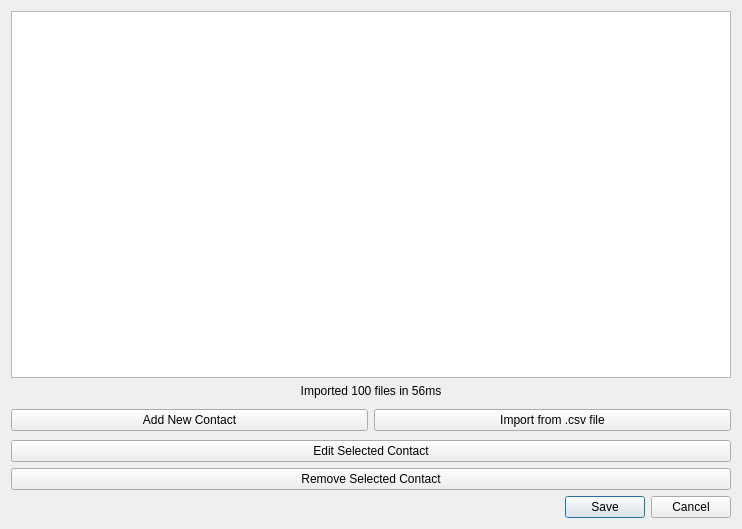
<?xml version="1.0" encoding="UTF-8"?>
<ui version="4.0">
 <class>ContactManager</class>
 <widget class="QWidget" name="ContactManager">
  <property name="windowModality">
   <enum>Qt::ApplicationModal</enum>
  </property>
  <property name="geometry">
   <rect>
    <x>0</x>
    <y>0</y>
    <width>742</width>
    <height>529</height>
   </rect>
  </property>
  <property name="windowTitle">
   <string>Add Contacts</string>
  </property>
  <layout class="QVBoxLayout" name="verticalLayout_3">
   <item>
    <layout class="QFormLayout" name="formLayout_4">
     <item row="0" column="0" colspan="2">
      <widget class="QTableView" name="tableView"/>
     </item>
    </layout>
   </item>
   <item>
    <widget class="QLabel" name="label_status">
     <property name="text">
      <string>Imported 100 files in 56ms</string>
     </property>
     <property name="alignment">
      <set>Qt::AlignCenter</set>
     </property>
    </widget>
   </item>
   <item>
    <layout class="QHBoxLayout" name="horizontalLayout_2">
     <property name="topMargin">
      <number>5</number>
     </property>
     <property name="bottomMargin">
      <number>3</number>
     </property>
     <item>
      <widget class="QPushButton" name="button_addnew">
       <property name="text">
        <string>Add New Contact</string>
       </property>
      </widget>
     </item>
     <item>
      <widget class="QPushButton" name="button_importcsv">
       <property name="text">
        <string>Import from .csv file</string>
       </property>
      </widget>
     </item>
    </layout>
   </item>
   <item>
    <widget class="QPushButton" name="button_edit">
     <property name="text">
      <string>Edit Selected Contact</string>
     </property>
    </widget>
   </item>
   <item>
    <widget class="QPushButton" name="button_remove">
     <property name="text">
      <string>Remove Selected Contact</string>
     </property>
    </widget>
   </item>
   <item>
    <widget class="QDialogButtonBox" name="buttonBox">
     <property name="standardButtons">
      <set>QDialogButtonBox::Cancel|QDialogButtonBox::Save</set>
     </property>
    </widget>
   </item>
   <item>
    <layout class="QVBoxLayout" name="verticalLayout_2"/>
   </item>
  </layout>
 </widget>
 <resources/>
 <connections/>
</ui>
